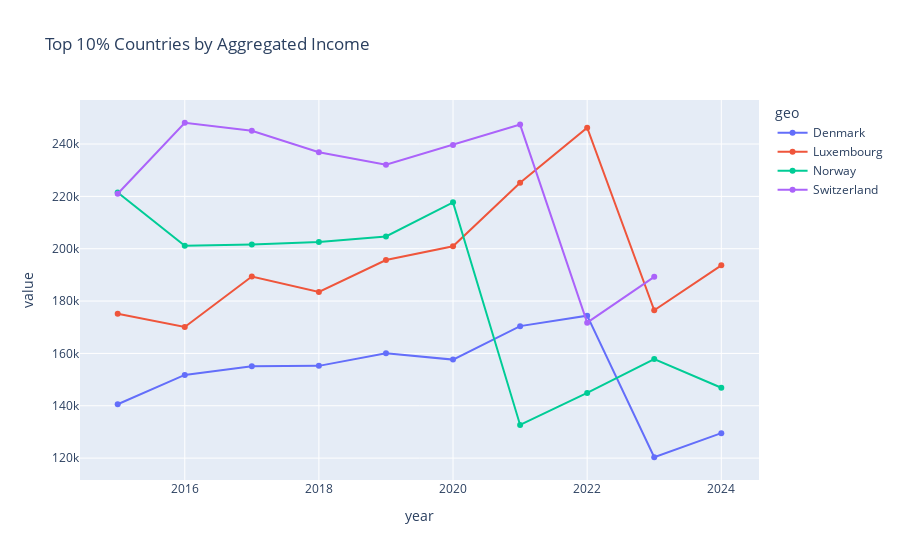
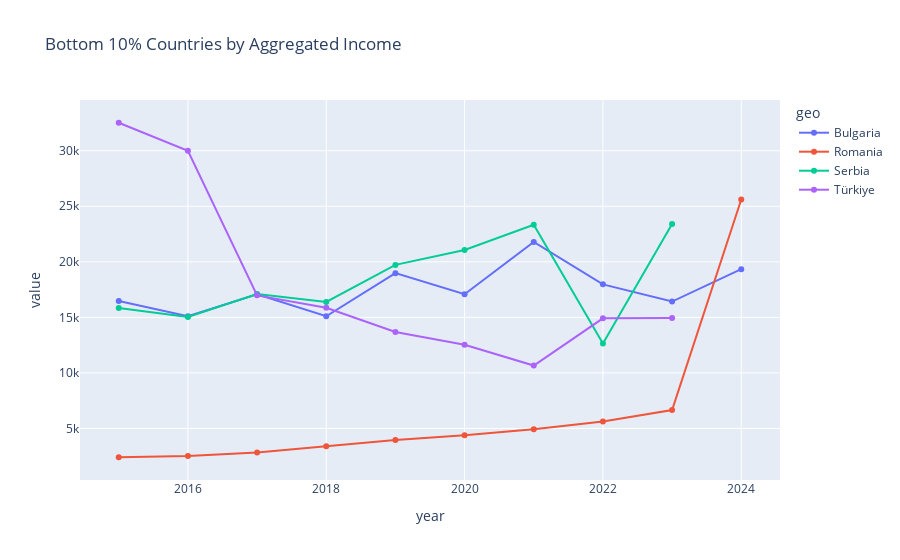

Notebook cell for these charts, in order:
### Code cell
import pandas as pd
import plotly.express as px
df = pd.read_csv(r'..\processed_data\mean_and_median_income_by_citizenship_ilc_di15.csv')

# ignore all rows with total values
df = df[~df['geo'].str.contains('Total')]
value_col = df.columns[-1]
aggregated_obs_values = df.groupby(['geo', 'year'])[value_col].sum()

threshold = 0.25 * df["year"].nunique()

group = df.groupby('geo')

countries_to_remove = []

for geo, group_data in group:
    year_counts = group_data['year'].value_counts()
    missing_counts = df["year"].nunique() - year_counts.count()
    
    if missing_counts > threshold:
        countries_to_remove.append(geo)

df_copy = df[~df['geo'].isin(countries_to_remove)]
aggregated_obs_values = df_copy.groupby(['geo', 'year'])[value_col].sum()

top_threshold = aggregated_obs_values.groupby('geo').mean().quantile(0.9)
top_countries = aggregated_obs_values.groupby('geo').mean()
top_countries = top_countries[top_countries > top_threshold].index
filtered_top_df = aggregated_obs_values.loc[top_countries].reset_index()

bottom_threshold = aggregated_obs_values.groupby('geo').mean().quantile(0.1)
bottom_countries = aggregated_obs_values.groupby('geo').mean()
bottom_countries = bottom_countries[bottom_countries < bottom_threshold].index
filtered_bottom_df = aggregated_obs_values.loc[bottom_countries].reset_index()


fig = px.line(filtered_top_df, x='year', y=[value_col], color='geo', 
              markers=True, title=f'Top 10% Countries by Aggregated {value_col}')
fig.show()

fig = px.line(filtered_bottom_df, x='year', y=[value_col], color='geo', 
              markers=True, title=f'Bottom 10% Countries by Aggregated {value_col}')
fig.show()

### Figure 1 — Plotly figure (JSON) as saved in the notebook; plotly's stock layout.template omitted (floating-point values rounded to 4 significant figures)
{"data": [{"hovertemplate": "geo=Denmark<br>variable=Income<br>year=%{x}<br>value=%{y}<extra></extra>", "legendgroup": "Denmark", "line": {"color": "#636efa", "dash": "solid"}, "marker": {"symbol": "circle"}, "mode": "lines+markers", "name": "Denmark", "orientation": "v", "showlegend": true, "type": "scatter", "x": [2015, 2016, 2017, 2018, 2019, 2020, 2021, 2022, 2023, 2024], "xaxis": "x", "y": [140594, 151792, 155112, 155243, 160026, 157636, 170426, 174422, 120331, 129537], "yaxis": "y"}, {"hovertemplate": "geo=Luxembourg<br>variable=Income<br>year=%{x}<br>value=%{y}<extra></extra>", "legendgroup": "Luxembourg", "line": {"color": "#EF553B", "dash": "solid"}, "marker": {"symbol": "circle"}, "mode": "lines+markers", "name": "Luxembourg", "orientation": "v", "showlegend": true, "type": "scatter", "x": [2015, 2016, 2017, 2018, 2019, 2020, 2021, 2022, 2023, 2024], "xaxis": "x", "y": [175179, 170080, 189380, 183470, 195694, 200921, 225220, 246208, 176477, 193640], "yaxis": "y"}, {"hovertemplate": "geo=Norway<br>variable=Income<br>year=%{x}<br>value=%{y}<extra></extra>", "legendgroup": "Norway", "line": {"color": "#00cc96", "dash": "solid"}, "marker": {"symbol": "circle"}, "mode": "lines+markers", "name": "Norway", "orientation": "v", "showlegend": true, "type": "scatter", "x": [2015, 2016, 2017, 2018, 2019, 2020, 2021, 2022, 2023, 2024], "xaxis": "x", "y": [221501, 201132, 201633, 202599, 204677, 217710, 132663, 144902, 157843, 146874], "yaxis": "y"}, {"hovertemplate": "geo=Switzerland<br>variable=Income<br>year=%{x}<br>value=%{y}<extra></extra>", "legendgroup": "Switzerland", "line": {"color": "#ab63fa", "dash": "solid"}, "marker": {"symbol": "circle"}, "mode": "lines+markers", "name": "Switzerland", "orientation": "v", "showlegend": true, "type": "scatter", "x": [2015, 2016, 2017, 2018, 2019, 2020, 2021, 2022, 2023], "xaxis": "x", "y": [221001, 248129, 245044, 236883, 232055, 239621, 247430, 171747, 189247], "yaxis": "y"}], "layout": {"legend": {"title": {"text": "geo"}, "tracegroupgap": 0}, "title": {"text": "Top 10% Countries by Aggregated Income"}, "xaxis": {"anchor": "y", "domain": [0, 1], "title": {"text": "year"}}, "yaxis": {"anchor": "x", "domain": [0, 1], "title": {"text": "value"}}}}

### Figure 2 — Plotly figure (JSON) as saved in the notebook; plotly's stock layout.template omitted (floating-point values rounded to 4 significant figures)
{"data": [{"hovertemplate": "geo=Bulgaria<br>variable=Income<br>year=%{x}<br>value=%{y}<extra></extra>", "legendgroup": "Bulgaria", "line": {"color": "#636efa", "dash": "solid"}, "marker": {"symbol": "circle"}, "mode": "lines+markers", "name": "Bulgaria", "orientation": "v", "showlegend": true, "type": "scatter", "x": [2015, 2016, 2017, 2018, 2019, 2020, 2021, 2022, 2023, 2024], "xaxis": "x", "y": [16477, 15104, 17068, 15103, 18982, 17084, 21790, 17972, 16424, 19342], "yaxis": "y"}, {"hovertemplate": "geo=Romania<br>variable=Income<br>year=%{x}<br>value=%{y}<extra></extra>", "legendgroup": "Romania", "line": {"color": "#EF553B", "dash": "solid"}, "marker": {"symbol": "circle"}, "mode": "lines+markers", "name": "Romania", "orientation": "v", "showlegend": true, "type": "scatter", "x": [2015, 2016, 2017, 2018, 2019, 2020, 2021, 2022, 2023, 2024], "xaxis": "x", "y": [2410, 2533, 2845, 3404, 3965, 4394, 4924, 5638, 6662, 25616], "yaxis": "y"}, {"hovertemplate": "geo=Serbia<br>variable=Income<br>year=%{x}<br>value=%{y}<extra></extra>", "legendgroup": "Serbia", "line": {"color": "#00cc96", "dash": "solid"}, "marker": {"symbol": "circle"}, "mode": "lines+markers", "name": "Serbia", "orientation": "v", "showlegend": true, "type": "scatter", "x": [2015, 2016, 2017, 2018, 2019, 2020, 2021, 2022, 2023], "xaxis": "x", "y": [15853, 15044, 17096, 16384, 19726, 21071, 23332, 12657, 23412], "yaxis": "y"}, {"hovertemplate": "geo=Türkiye<br>variable=Income<br>year=%{x}<br>value=%{y}<extra></extra>", "legendgroup": "Türkiye", "line": {"color": "#ab63fa", "dash": "solid"}, "marker": {"symbol": "circle"}, "mode": "lines+markers", "name": "Türkiye", "orientation": "v", "showlegend": true, "type": "scatter", "x": [2015, 2016, 2017, 2018, 2019, 2020, 2021, 2022, 2023], "xaxis": "x", "y": [32519, 29994, 16981, 15872, 13691, 12541, 10665, 14911, 14951], "yaxis": "y"}], "layout": {"legend": {"title": {"text": "geo"}, "tracegroupgap": 0}, "title": {"text": "Bottom 10% Countries by Aggregated Income"}, "xaxis": {"anchor": "y", "domain": [0, 1], "title": {"text": "year"}}, "yaxis": {"anchor": "x", "domain": [0, 1], "title": {"text": "value"}}}}
